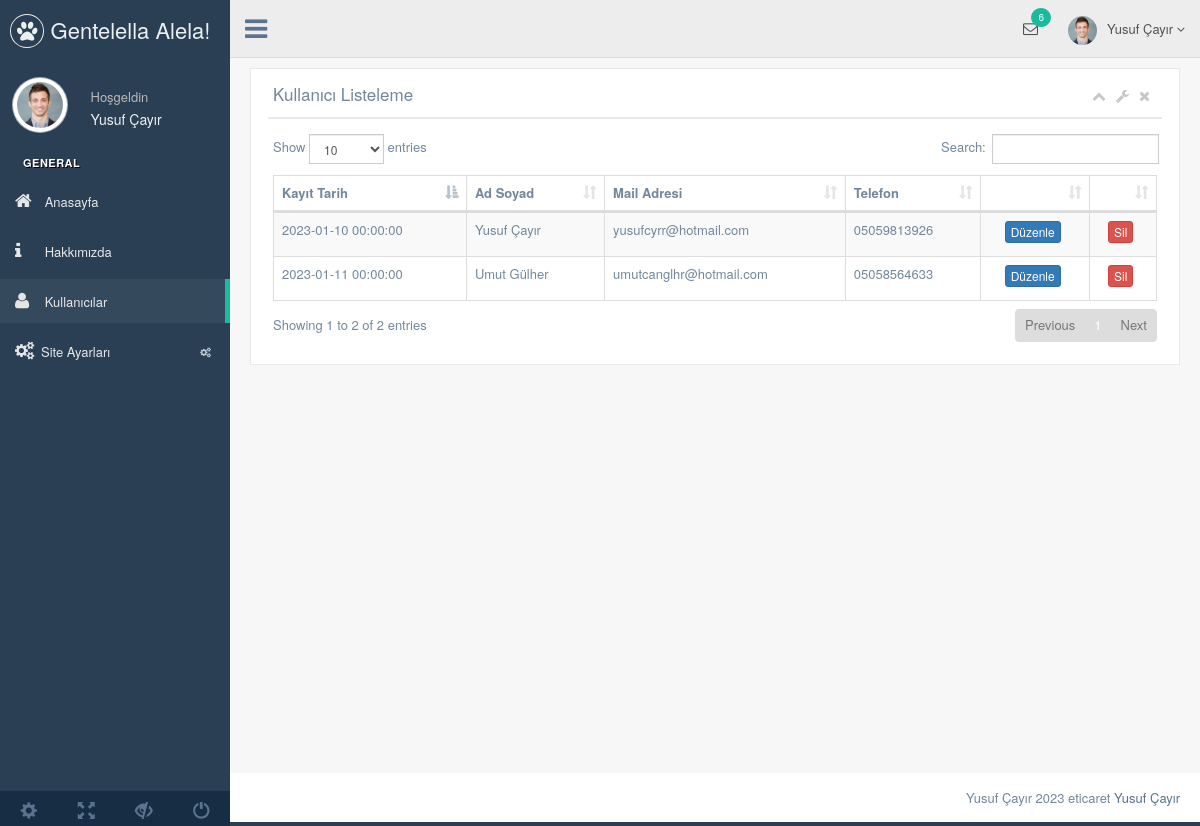
Page /eticaret/nedmin/production/kullanici.php (signed in) on the committed database.
### tables this page shows
CREATE TABLE `kullanici` (
  `kullanici_id` int NOT NULL,
  `kullanici_zaman` datetime DEFAULT NULL,
  `kullanici_resim` varchar(250) DEFAULT NULL,
  `kullanici_tc` varchar(45) DEFAULT NULL,
  `kullanici_ad` varchar(45) DEFAULT NULL,
  `kullanici_mail` varchar(45) DEFAULT NULL,
  `kullanici_gsm` varchar(45) DEFAULT NULL,
  `kullanici_password` varchar(45) DEFAULT NULL,
  `kullanici_adsoyad` varchar(45) DEFAULT NULL,
  `kullanici_adres` varchar(45) DEFAULT NULL,
  `kullanici_il` varchar(45) DEFAULT NULL,
  `kullanici_ilce` varchar(45) DEFAULT NULL,
  `kullanici_unvan` varchar(45) DEFAULT NULL,
  `kullanici_yetki` varchar(45) DEFAULT NULL,
  `kullanici_durum` int DEFAULT NULL
);

### eticaret/nedmin/production/kullanici.php (the view, shortened to what this page needs)
<?php
include 'header.php';
$kullanicisor=$db->prepare("SELECT * FROM kullanici");
$kullanicisor->execute();
?>
<div class="right_col" role="main">
  <div class="">
    <div class="row">
      <div class="col-md-12 col-sm-12 col-xs-12">
        <div class="x_panel">
          <div class="x_title">
            <h2>Kullanıcı Listeleme </h2>
            <ul class="nav navbar-right panel_toolbox">
              <li><a class="collapse-link"><i class="fa fa-chevron-up"></i></a>
              </li>
              <li class="dropdown">
                <a href="#" class="dropdown-toggle" data-toggle="dropdown" role="button" aria-expanded="false"><i class="fa fa-wrench"></i></a>
              </li>
              <li><a class="close-link"><i class="fa fa-close"></i></a>
              </li>
            </ul>
            <div class="clearfix"></div>
          </div>
          <div class="x_content">
            <table id="datatable-responsive" class="table table-striped table-bordered dt-responsive nowrap" cellspacing="0" width="100%">
              <thead>
                <tr>
                  <th>Kayıt Tarih</th>
                  <th>Ad Soyad</th>
                  <th>Mail Adresi</th>
                  <th>Telefon</th>
                  <th></th>
                  <th></th>
                </tr>
              </thead>
              <tbody>
                <?php
                while($kullanicicek=$kullanicisor->fetch(PDO::FETCH_ASSOC)) {?>
                <tr>
                  <td><?php echo $kullanicicek['kullanici_zaman'] ?></td>
                  <td><?php echo $kullanicicek['kullanici_adsoyad'] ?></td>
                  <td><?php echo $kullanicicek['kullanici_mail'] ?></td>
                  <td><?php echo $kullanicicek['kullanici_gsm'] ?></td>
                  <td><center><a href="kullanici-duzenle.php?kullanici_id=<?php echo $kullanicicek['kullanici_id']; ?>"><button class="btn btn-primary btn-xs">Düzenle</button></a></center></td>
                  <td><center><a href="../netting/islem.php?kullanici_id=<?php echo $kullanicicek['kullanici_id']; ?>&kullanicisil=ok"><button class="btn btn-danger btn-xs">Sil</button></a></center></td>
                </tr>
                <?php  }
                ?>
              </tbody>
            </table>
          </div>
        </div>
      </div>
    </div>
  </div>
</div>
<?php include 'footer.php'; ?>

### eticaret/nedmin/production/header.php (shortened to what this page needs)
<?php
include '../netting/baglan.php';
    $kullanicisor=$db->prepare("SELECT * FROM kullanici where kullanici_mail=:mail");
    $kullanicisor->execute(array(
      'mail' => $_SESSION['kullanici_mail']
      ));
    $kullanicicek=$kullanicisor->fetch(PDO::FETCH_ASSOC);
?>
<!DOCTYPE html>
<html lang="en">
  <head>
    <link href="../vendors/bootstrap/dist/css/bootstrap.min.css" rel="stylesheet">
    <link href="../vendors/font-awesome/css/font-awesome.min.css" rel="stylesheet">
    <link href="../vendors/nprogress/nprogress.css" rel="stylesheet">
    <link href="../vendors/iCheck/skins/flat/green.css" rel="stylesheet">
    <link href="../vendors/datatables.net-bs/css/dataTables.bootstrap.min.css" rel="stylesheet">
    <link href="../vendors/datatables.net-buttons-bs/css/buttons.bootstrap.min.css" rel="stylesheet">
    <link href="../vendors/datatables.net-fixedheader-bs/css/fixedHeader.bootstrap.min.css" rel="stylesheet">
    <link href="../vendors/datatables.net-responsive-bs/css/responsive.bootstrap.min.css" rel="stylesheet">
    <link href="../vendors/datatables.net-scroller-bs/css/scroller.bootstrap.min.css" rel="stylesheet">
    <link href="../build/css/custom.min.css" rel="stylesheet">
  </head>
  <body class="nav-md">
    <div class="container body">
      <div class="main_container">
        <div class="col-md-3 left_col">
          <div class="left_col scroll-view">
            <div class="navbar nav_title" style="border: 0;">
              <a href="index.html" class="site_title"><i class="fa fa-paw"></i> <span>Gentelella Alela!</span></a>
            </div>
            <div class="profile clearfix">
              <div class="profile_pic">
                <img src="images/img.jpg" alt="..." class="img-circle profile_img">
              </div>
              <div class="profile_info">
                <span>Hoşgeldin</span>
                <h2> <?php echo $kullanicicek['kullanici_adsoyad'] ?> </h2>
              </div>
            </div>
            <br />
            <div id="sidebar-menu" class="main_menu_side hidden-print main_menu">
              <div class="menu_section">
                <h3>General</h3>
                <ul class="nav side-menu">
                <li><a href="index.php"><i class="fa fa-home"></i> Anasayfa </a></li>
                <li><a href="hakkimizda.php"><i class="fa fa-info"></i> Hakkımızda </a></li>
                <li><a href="kullanici.php"><i class="fa fa-user"></i> Kullanıcılar </a></li>
                  <li><a><i class="fa fa-cogs"></i>Site Ayarları <span class="fa fa-cogs"></span></a>
                  </li>
                </ul>
              </div>
            </div>
            <div class="sidebar-footer hidden-small">
              <a data-toggle="tooltip" data-placement="top" title="Settings">
                <span class="glyphicon glyphicon-cog" aria-hidden="true"></span>
              </a>
              <a data-toggle="tooltip" data-placement="top" title="FullScreen">
                <span class="glyphicon glyphicon-fullscreen" aria-hidden="true"></span>
              </a>
              <a data-toggle="tooltip" data-placement="top" title="Lock">
                <span class="glyphicon glyphicon-eye-close" aria-hidden="true"></span>
              </a>
              <a data-toggle="tooltip" data-placement="top" title="Logout">
                <span class="glyphicon glyphicon-off" aria-hidden="true"></span>
              </a>
            </div>
          </div>
        </div>
        <div class="top_nav">
          <div class="nav_menu">
            <nav>
              <div class="nav toggle">
                <a id="menu_toggle"><i class="fa fa-bars"></i></a>
              </div>
              <ul class="nav navbar-nav navbar-right">
                <li class="">
                  <a href="javascript:;" class="user-profile dropdown-toggle" data-toggle="dropdown" aria-expanded="false">
                    <img src="images/img.jpg" alt=""><?php echo $kullanicicek['kullanici_adsoyad']; ?>
                    <span class=" fa fa-angle-down"></span>
                  </a>
                </li>
                <li role="presentation" class="dropdown">
                  <a href="javascript:;" class="dropdown-toggle info-number" data-toggle="dropdown" aria-expanded="false">
                    <i class="fa fa-envelope-o"></i>
                    <span class="badge bg-green">6</span>
                  </a>
                </li>
              </ul>
            </nav>
          </div>
        </div>

### rows in the picture
kullanici: kullanici_adsoyad "Yusuf Çayır", kullanici_zaman "2023-01-10 00:00:00", kullanici_mail "yusufcyrr@hotmail.com", kullanici_gsm "05059813926"
kullanici: kullanici_zaman "2023-01-11 00:00:00", kullanici_adsoyad "Umut Gülher", kullanici_mail "umutcanglhr@hotmail.com", kullanici_gsm "05058564633"
